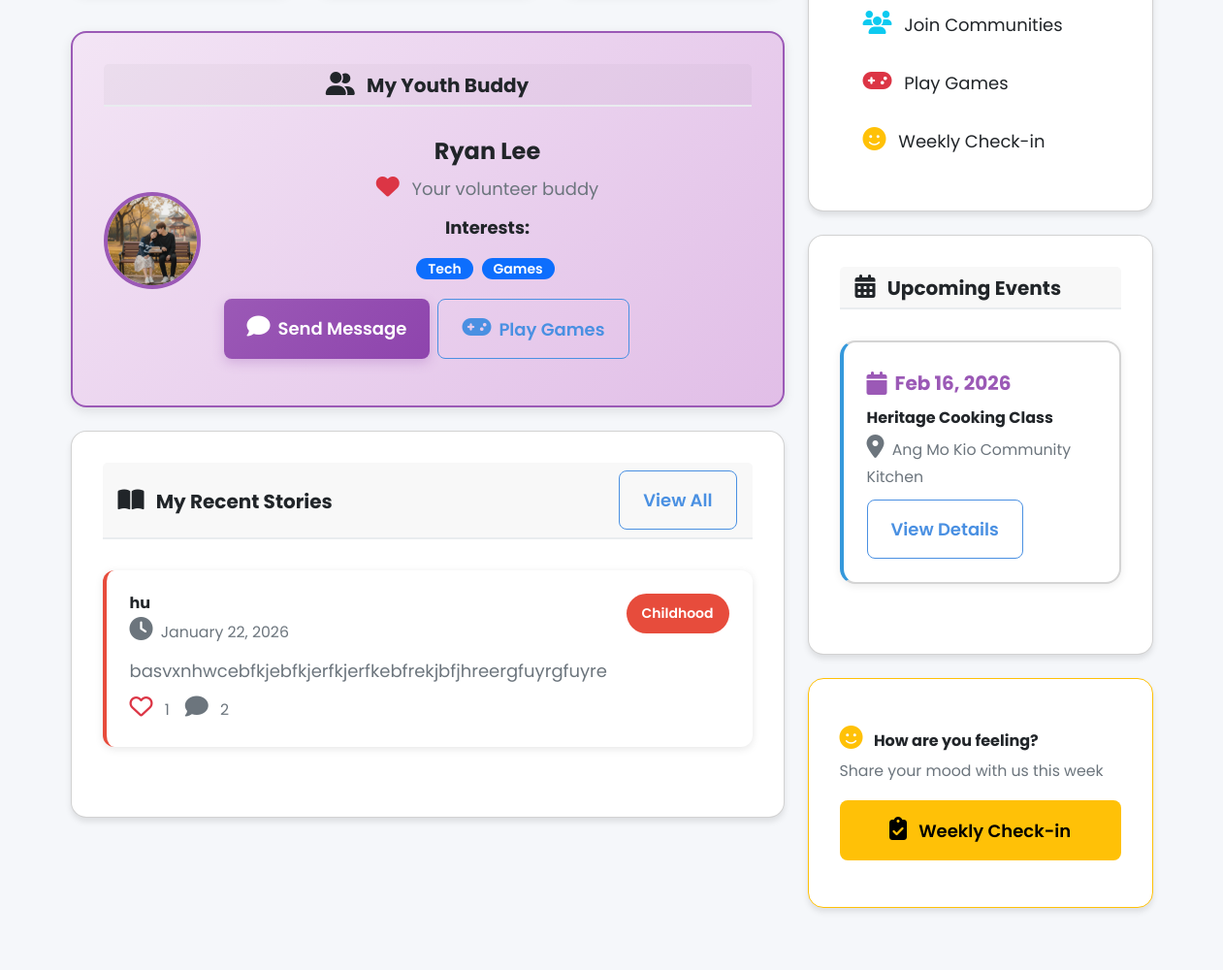
Before: /senior/dashboard (signed in, middle part) with the older database file.
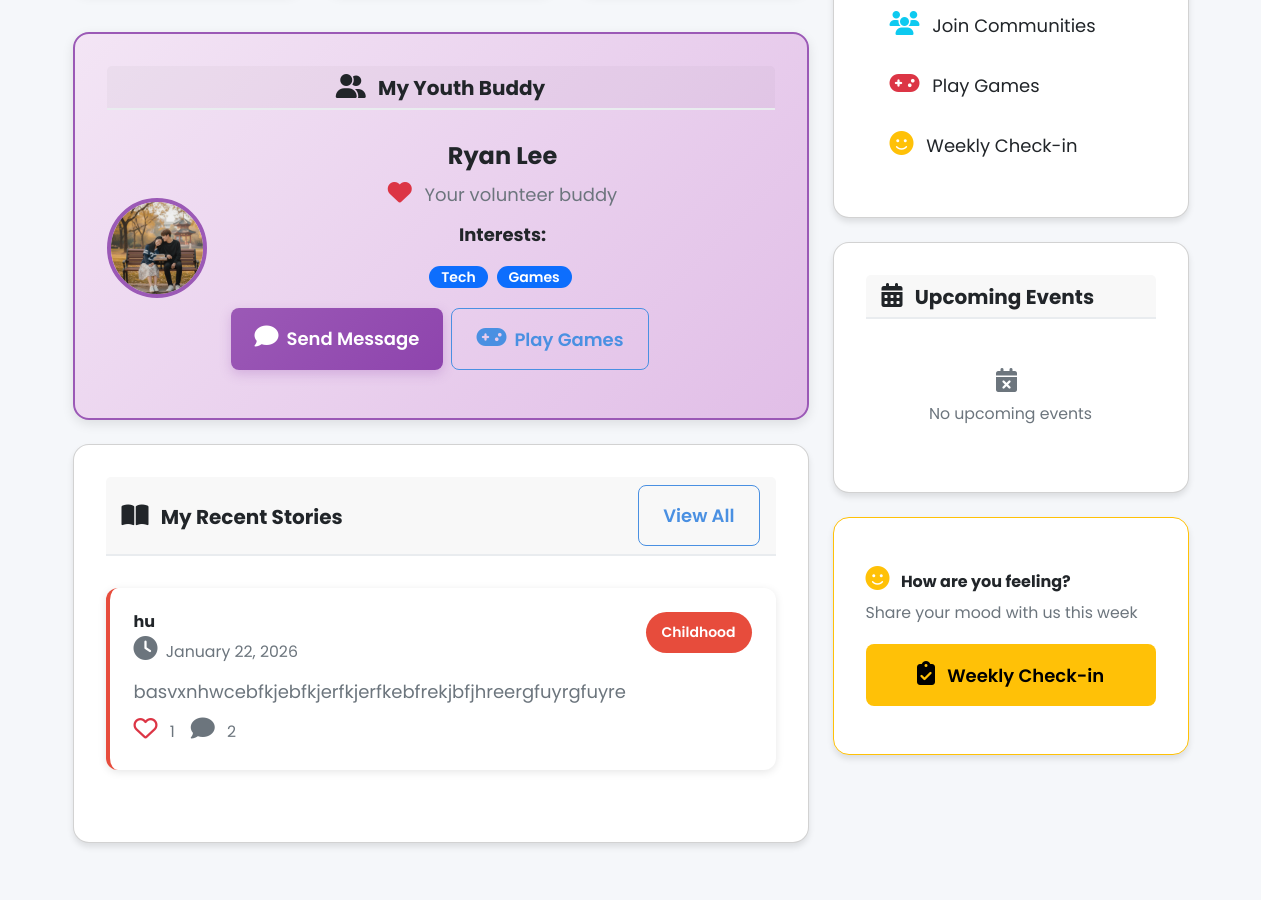
After: the same page with the newer database file.
### models.py (models this page shows, shortened)
class Story(db.Model):
    __tablename__ = 'stories'
    id = db.Column(db.Integer, primary_key=True)
    user_id = db.Column(db.Integer, db.ForeignKey('users.id'), nullable=False, index=True)
    title = db.Column(db.String(200), nullable=False)
    content = db.Column(db.Text, nullable=False)
    category = db.Column(db.String(50), nullable=False)  # 5 categories
    photo_url = db.Column(db.String(255))  # Optional photo
    audio_url = db.Column(db.String(255))  # Optional voice recording
    created_at = db.Column(db.DateTime, default=datetime.utcnow, nullable=False, index=True)
    updated_at = db.Column(db.DateTime, default=datetime.utcnow, onupdate=datetime.utcnow)
    user = db.relationship('User', back_populates='stories')
    reactions = db.relationship('StoryReaction', back_populates='story',
                               lazy='dynamic', cascade='all, delete-orphan')
    comments = db.relationship('StoryComment', back_populates='story',
                              lazy='dynamic', cascade='all, delete-orphan')

class Event(db.Model):
    __tablename__ = 'events'
    id = db.Column(db.Integer, primary_key=True)
    title = db.Column(db.String(200), nullable=False)
    description = db.Column(db.Text)
    event_type = db.Column(db.String(20), nullable=False)  # 'online' or 'in-person'
    location = db.Column(db.String(255))
    date = db.Column(db.DateTime, nullable=False, index=True)
    capacity = db.Column(db.Integer)
    created_by = db.Column(db.Integer, db.ForeignKey('users.id'), nullable=False)
    created_at = db.Column(db.DateTime, default=datetime.utcnow, nullable=False)
    creator = db.relationship('User')
    participants = db.relationship('EventParticipant', back_populates='event',
                                   lazy='dynamic', cascade='all, delete-orphan')

### blueprints/senior.py (the view)
@senior_bp.route('/dashboard')
@login_required
def dashboard():
    user = User.query.get(session['user_id'])
    stories_count = Story.query.filter_by(user_id=user.id).count()
    pair = Pair.query.filter_by(senior_id=user.id, status='active').first()
    buddy = User.query.get(pair.youth_id) if pair else None
    recent_stories = Story.query.filter_by(user_id=user.id)\
        .order_by(Story.created_at.desc()).limit(5).all()
    upcoming_events = Event.query.filter(Event.date >= datetime.utcnow())\
        .order_by(Event.date).limit(3).all()
    return render_template('senior/dashboard.html',
                         user=user,
                         stories_count=stories_count,
                         buddy=buddy,
                         recent_stories=recent_stories,
                         upcoming_events=upcoming_events)

### app.py (called while the page is built)
@app.context_processor
def inject_user():
    user_streak = 0
    if 'user_id' in session:
        from models import Streak
        streak = Streak.query.filter_by(user_id=session['user_id']).first()
        if streak:
            user_streak = streak.current_streak
    return dict(session=session, user_streak=user_streak)

@app.after_request
def add_security_headers(response):
    csp = (
        "default-src 'self'; "
        "script-src 'self' 'unsafe-inline' 'unsafe-eval' blob: https://cdn.jsdelivr.net https://cdnjs.cloudflare.com; "
        "style-src 'self' 'unsafe-inline' https://cdn.jsdelivr.net https://cdnjs.cloudflare.com https://fonts.googleapis.com; "
        "font-src 'self' https://cdnjs.cloudflare.com https://fonts.gstatic.com; "
        "img-src 'self' data: blob: https:; "
        "connect-src 'self' ws: wss: https://cdn.jsdelivr.net https://cdnjs.cloudflare.com; "
        "worker-src 'self' blob:;"
    )
    response.headers['Content-Security-Policy'] = csp
    return response

@app.template_filter('format_date')
def format_date_filter(date, format='%B %d, %Y'):
    if date:
        return (date + timedelta(hours=8)).strftime(format)
    return ''

### templates/senior/dashboard.html (shortened to what the changed rows need)
{% extends "base.html" %}
{% block body_class %}senior-dashboard{% endblock %}
{% block content %}
<div class="container py-4">
    <div class="row">
        <div class="col-lg-8">
            {% if buddy %}
            <div class="card buddy-card mb-4">
                <div class="card-body">
                    <div class="row align-items-center">
                        <div class="col">
                            {% if buddy.interests %}
                            <div class="mb-3">
                                <div class="mt-2">
                                    {% for interest in buddy.interests[:3] %}
                                    <span class="badge bg-primary me-1">{{ interest }}</span>
                                    {% endfor %}
                                </div>
                            </div>
                            {% endif %}
                        </div>
                    </div>
                </div>
            </div>
            {% endif %}
            <div class="card mb-4">
                <div class="card-body">
                    {% if recent_stories %}
                        {% for story in recent_stories %}
                        <div class="story-card">
                            <div class="d-flex justify-content-between align-items-start mb-2">
                                <div>
                                    <h6 class="mb-1">{{ story.title }}</h6>
                                    <small class="text-muted">
                                        <i class="fas fa-clock me-1"></i>
                                        {{ story.created_at|timeago }}
                                    </small>
                                </div>
                                <span class="category-badge">{{ story.category }}</span>
                            </div>
                            <p class="text-muted mb-2">
                                {{ story.content[:150] }}{% if story.content|length > 150 %}...{% endif %}
                            </p>
                            <div class="d-flex gap-3 text-muted small">
                                <span>
                                    {% set user_liked = story.reactions.filter_by(user_id=session.user_id, reaction_type='heart').first() is not none %}
                                    <i class="{{ 'fas' if user_liked else 'far' }} fa-heart text-danger"></i>
                                    {{ story.reactions.count() }}
                                </span>
                                <span>
                                    <i class="fas fa-comment"></i>
                                    {{ story.comments.count() }}
                                </span>
                            </div>
                        </div>
                        {% endfor %}
                    {% endif %}
                </div>
            </div>
        </div>
        <div class="col-lg-4">
            <div class="card mb-4">
                <div class="card-body">
                    {% if upcoming_events %}
                        {% for event in upcoming_events %}
                        <div class="event-card">
                            <div class="event-date">
                                <i class="fas fa-calendar me-2"></i>
                                {{ event.date|format_date('%b %d, %Y') }}
                            </div>
                            <h6 class="mb-2">{{ event.title }}</h6>
                            <p class="text-muted small mb-2">
                                <i class="fas fa-map-marker-alt me-1"></i>
                                {{ event.location if event.location else 'Online' }}
                            </p>
                            <a href="{{ url_for('senior.events') }}" class="btn btn-sm btn-outline-primary">
                                View Details
                            </a>
                        </div>
                        {% endfor %}
                    {% else %}
                        <div class="text-center py-3">
                            <i class="fas fa-calendar-times fa-2x text-muted mb-2"></i>
                            <p class="text-muted small mb-0">No upcoming events</p>
                        </div>
                    {% endif %}
                </div>
            </div>
        </div>
    </div>
</div>
{% endblock %}

Changed rows visible on the page:
removed Event: date "Feb 16, 2026", title "Heritage Cooking Class", location "Ang Mo Kio Community Kitchen"
Other visible differences:
text now shown: "No upcoming events"
